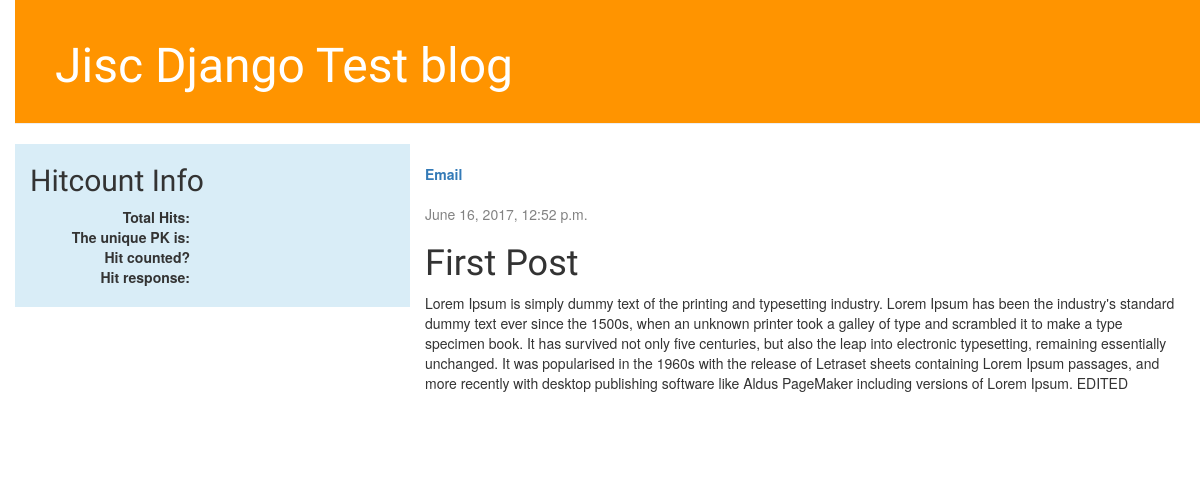
The page /post/8/ on the database its author committed.
### blog/models.py (models this page shows, shortened)
@python_2_unicode_compatible
class Post(models.Model, HitCountMixin):
    author = models.ForeignKey('auth.User')
    title = models.CharField(max_length=100)
    text = models.TextField()
    created_date = models.DateTimeField(
            default=timezone.now)
    published_date = models.DateTimeField(
            blank=True, null=True)
    hit_count_generic = GenericRelation(
        HitCount, object_id_field='object_pk',
        related_query_name='hit_count_generic_relation')

### blog/views.py (the view)
# urls.py: url(r'^post/(?P<pk>\d+)/$', views.post_detail, name='post_detail'),
def post_detail(request, pk):
    post = get_object_or_404(Post, pk=pk)
    return render(request, 'blog/post_detail.html', {'post': post})

### blog/templates/blog/post_detail.html (shortened to what this page needs)
{% extends 'blog/base.html' %}
{% block content %}
    <div class="post">
        {% if post.published_date %}
            <div class="date">
                {{ post.published_date }}
            </div>
        {% endif %}
        <h1>{{ post.title }}</h1>
        <p>{{ post.text|linebreaksbr }}</p>
    </div>
{% endblock %}

### blog/static/css/blog.css (style rules this page uses)
h1, h2, h3, h4 { font-family: 'Lobster', cursive; }
.date { color: #828282; }
.post { margin-bottom: 70px; }
body { padding-left: 15px; }

### rows shown on the page
Post: published_date "June 16, 2017, 12:52 p.m.", title "First Post", text "Lorem Ipsum is simply dummy text of the printing and typesetting industry. Lorem Ipsum has been the industry's standard dummy text ever since the 1500s, when an unknown printer took a galley of type and scrambled it to make a type specimen book. It has survived not only five centuries, but also the leap into electronic typesetting, remaining essentially unchanged. It was popularised in the 1960s with the release of Letraset sheets containing Lorem Ipsum passages, and more recently with desktop publishing software like Aldus PageMaker including versions of Lorem Ipsum. EDITED"
